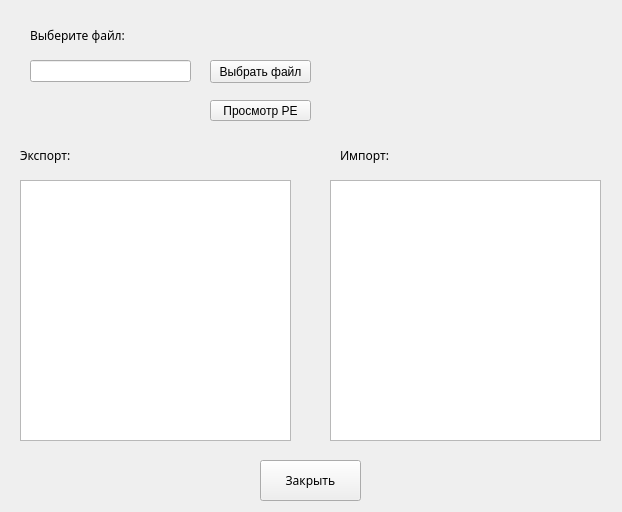
<?xml version="1.0" encoding="UTF-8"?>
<ui version="4.0">
 <class>PEFiles</class>
 <widget class="QWidget" name="PEFiles">
  <property name="geometry">
   <rect>
    <x>0</x>
    <y>0</y>
    <width>622</width>
    <height>512</height>
   </rect>
  </property>
  <property name="windowTitle">
   <string>Просмотр PE-файлов</string>
  </property>
  <widget class="QTextEdit" name="textEdit_2">
   <property name="geometry">
    <rect>
     <x>330</x>
     <y>180</y>
     <width>271</width>
     <height>261</height>
    </rect>
   </property>
   <property name="readOnly">
    <bool>true</bool>
   </property>
  </widget>
  <widget class="QLabel" name="label_2">
   <property name="geometry">
    <rect>
     <x>20</x>
     <y>145</y>
     <width>101</width>
     <height>21</height>
    </rect>
   </property>
   <property name="font">
    <font>
     <family>ObelixPro</family>
    </font>
   </property>
   <property name="text">
    <string>Экспорт:</string>
   </property>
  </widget>
  <widget class="QLabel" name="label_3">
   <property name="geometry">
    <rect>
     <x>340</x>
     <y>145</y>
     <width>81</width>
     <height>21</height>
    </rect>
   </property>
   <property name="font">
    <font>
     <family>ObelixPro</family>
    </font>
   </property>
   <property name="text">
    <string>Импорт:</string>
   </property>
  </widget>
  <widget class="QLabel" name="label">
   <property name="geometry">
    <rect>
     <x>30</x>
     <y>20</y>
     <width>171</width>
     <height>31</height>
    </rect>
   </property>
   <property name="font">
    <font>
     <family>ObelixPro</family>
    </font>
   </property>
   <property name="text">
    <string>Выберите файл:</string>
   </property>
  </widget>
  <widget class="QTextEdit" name="textEdit">
   <property name="geometry">
    <rect>
     <x>20</x>
     <y>180</y>
     <width>271</width>
     <height>261</height>
    </rect>
   </property>
   <property name="readOnly">
    <bool>true</bool>
   </property>
  </widget>
  <widget class="QLineEdit" name="lineEdit">
   <property name="geometry">
    <rect>
     <x>30</x>
     <y>60</y>
     <width>161</width>
     <height>22</height>
    </rect>
   </property>
  </widget>
  <widget class="QPushButton" name="load_button">
   <property name="geometry">
    <rect>
     <x>210</x>
     <y>60</y>
     <width>101</width>
     <height>23</height>
    </rect>
   </property>
   <property name="text">
    <string>Выбрать файл</string>
   </property>
  </widget>
  <widget class="QPushButton" name="view_button">
   <property name="geometry">
    <rect>
     <x>210</x>
     <y>100</y>
     <width>101</width>
     <height>21</height>
    </rect>
   </property>
   <property name="text">
    <string>Просмотр PE</string>
   </property>
  </widget>
  <widget class="QPushButton" name="close_button">
   <property name="geometry">
    <rect>
     <x>260</x>
     <y>460</y>
     <width>101</width>
     <height>41</height>
    </rect>
   </property>
   <property name="font">
    <font>
     <family>ObelixPro</family>
    </font>
   </property>
   <property name="text">
    <string>Закрыть</string>
   </property>
  </widget>
 </widget>
 <resources/>
 <connections/>
</ui>
